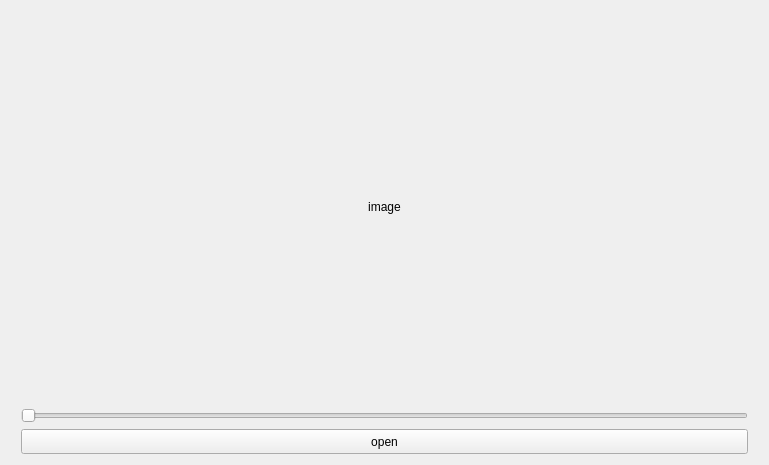
<?xml version="1.0" encoding="UTF-8"?>
<ui version="4.0">
 <class>blur</class>
 <widget class="QWidget" name="blur">
  <property name="geometry">
   <rect>
    <x>0</x>
    <y>0</y>
    <width>769</width>
    <height>465</height>
   </rect>
  </property>
  <property name="windowTitle">
   <string>Form</string>
  </property>
  <layout class="QGridLayout" name="gridLayout">
   <item row="0" column="0">
    <layout class="QVBoxLayout" name="verticalLayout">
     <property name="leftMargin">
      <number>10</number>
     </property>
     <property name="rightMargin">
      <number>10</number>
     </property>
     <item>
      <widget class="QLabel" name="imageLabel">
       <property name="sizePolicy">
        <sizepolicy hsizetype="Expanding" vsizetype="Preferred">
         <horstretch>0</horstretch>
         <verstretch>0</verstretch>
        </sizepolicy>
       </property>
       <property name="frameShape">
        <enum>QFrame::NoFrame</enum>
       </property>
       <property name="frameShadow">
        <enum>QFrame::Plain</enum>
       </property>
       <property name="text">
        <string>image</string>
       </property>
       <property name="alignment">
        <set>Qt::AlignCenter</set>
       </property>
      </widget>
     </item>
     <item>
      <widget class="QSlider" name="slider">
       <property name="sizePolicy">
        <sizepolicy hsizetype="Expanding" vsizetype="Fixed">
         <horstretch>0</horstretch>
         <verstretch>0</verstretch>
        </sizepolicy>
       </property>
       <property name="minimumSize">
        <size>
         <width>500</width>
         <height>0</height>
        </size>
       </property>
       <property name="layoutDirection">
        <enum>Qt::LeftToRight</enum>
       </property>
       <property name="maximum">
        <number>10</number>
       </property>
       <property name="orientation">
        <enum>Qt::Horizontal</enum>
       </property>
      </widget>
     </item>
     <item>
      <widget class="QPushButton" name="openFile">
       <property name="sizePolicy">
        <sizepolicy hsizetype="Expanding" vsizetype="Fixed">
         <horstretch>0</horstretch>
         <verstretch>0</verstretch>
        </sizepolicy>
       </property>
       <property name="minimumSize">
        <size>
         <width>0</width>
         <height>25</height>
        </size>
       </property>
       <property name="text">
        <string>open</string>
       </property>
      </widget>
     </item>
    </layout>
   </item>
  </layout>
 </widget>
 <resources/>
 <connections>
  <connection>
   <sender>openFile</sender>
   <signal>clicked()</signal>
   <receiver>blur</receiver>
   <slot>slotOpenButton()</slot>
   <hints>
    <hint type="sourcelabel">
     <x>364</x>
     <y>441</y>
    </hint>
    <hint type="destinationlabel">
     <x>507</x>
     <y>462</y>
    </hint>
   </hints>
  </connection>
  <connection>
   <sender>slider</sender>
   <signal>valueChanged(int)</signal>
   <receiver>blur</receiver>
   <slot>slotSliderBlur(int)</slot>
   <hints>
    <hint type="sourcelabel">
     <x>79</x>
     <y>411</y>
    </hint>
    <hint type="destinationlabel">
     <x>1</x>
     <y>382</y>
    </hint>
   </hints>
  </connection>
 </connections>
 <slots>
  <slot>slotOpenButton()</slot>
  <slot>slotSliderBlur(int)</slot>
 </slots>
</ui>
